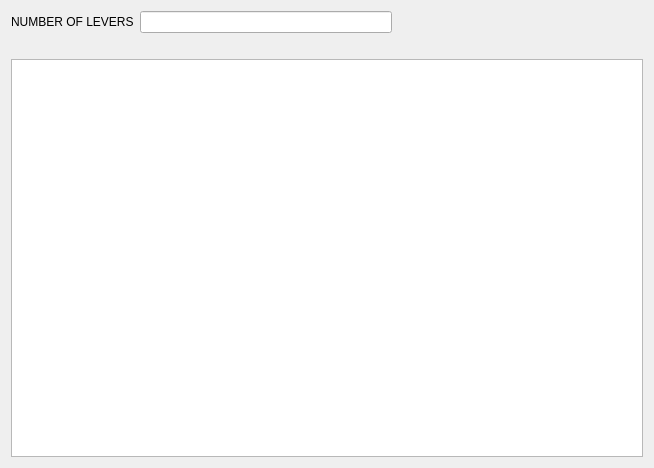
<?xml version="1.0" encoding="UTF-8"?>
<ui version="4.0">
 <class>GenericParameterTable</class>
 <widget class="QWidget" name="GenericParameterTable">
  <property name="geometry">
   <rect>
    <x>0</x>
    <y>0</y>
    <width>654</width>
    <height>468</height>
   </rect>
  </property>
  <property name="windowTitle">
   <string>Form</string>
  </property>
  <layout class="QGridLayout" name="gridLayout">
   <item row="0" column="0">
    <layout class="QVBoxLayout" name="verticalLayout">
     <item>
      <layout class="QHBoxLayout" name="horizontalLayout">
       <item>
        <widget class="QLabel" name="label">
         <property name="text">
          <string>NUMBER OF LEVERS</string>
         </property>
        </widget>
       </item>
       <item>
        <widget class="QLineEdit" name="lineEdit"/>
       </item>
       <item>
        <spacer name="horizontalSpacer_3">
         <property name="orientation">
          <enum>Qt::Horizontal</enum>
         </property>
         <property name="sizeHint" stdset="0">
          <size>
           <width>40</width>
           <height>20</height>
          </size>
         </property>
        </spacer>
       </item>
      </layout>
     </item>
     <item>
      <layout class="QHBoxLayout" name="horizontalLayout_2">
       <item>
        <spacer name="horizontalSpacer">
         <property name="orientation">
          <enum>Qt::Horizontal</enum>
         </property>
         <property name="sizeHint" stdset="0">
          <size>
           <width>40</width>
           <height>20</height>
          </size>
         </property>
        </spacer>
       </item>
       <item>
        <layout class="QHBoxLayout" name="buttonLayout"/>
       </item>
       <item>
        <spacer name="horizontalSpacer_2">
         <property name="orientation">
          <enum>Qt::Horizontal</enum>
         </property>
         <property name="sizeHint" stdset="0">
          <size>
           <width>40</width>
           <height>20</height>
          </size>
         </property>
        </spacer>
       </item>
      </layout>
     </item>
    </layout>
   </item>
   <item row="1" column="0">
    <layout class="QVBoxLayout" name="verticalLayout_3">
     <item>
      <widget class="QTableView" name="tableView"/>
     </item>
    </layout>
   </item>
  </layout>
 </widget>
 <resources/>
 <connections/>
</ui>
